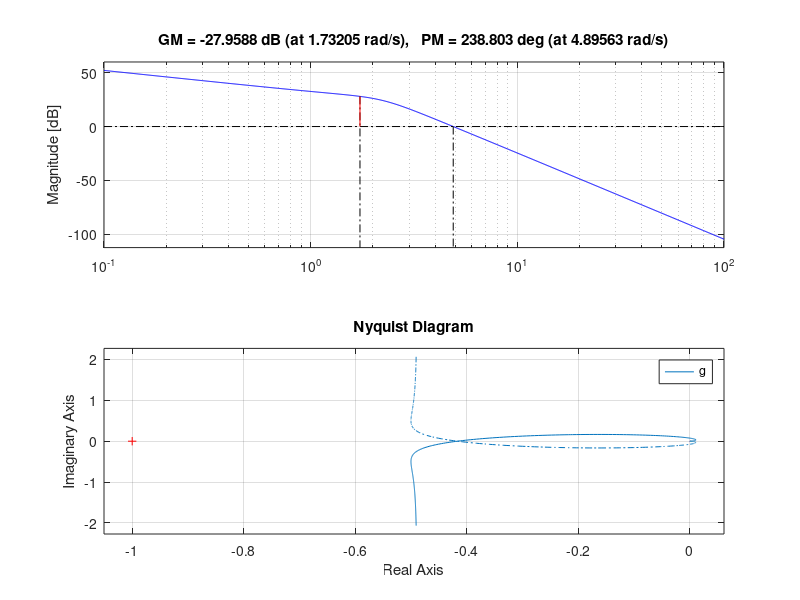
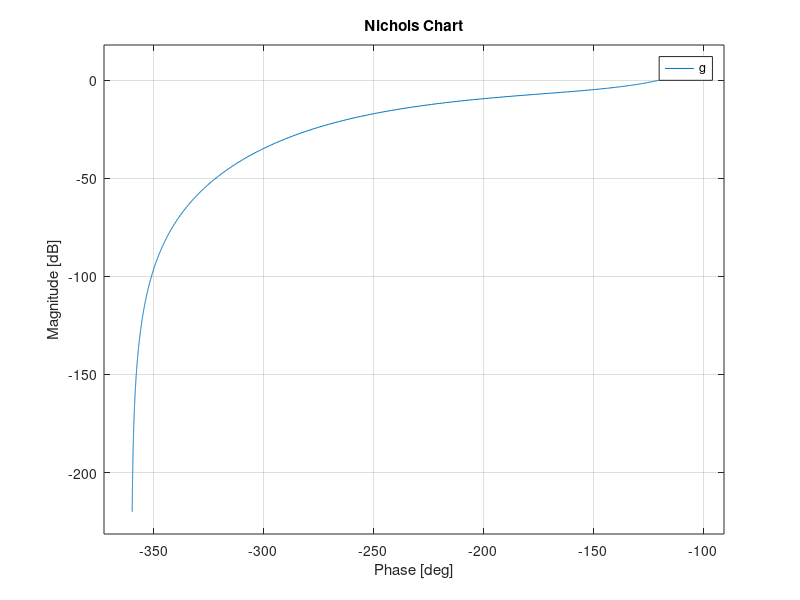

These figures' MATLAB source, in order:
clear all; close all; clc;
s=zpk('s');
%%
g= 10/(s*(s+3)*(s^2+2*s+5))
%%
figure
subplot(2,1,1)
bode(g)
grid on;
margin(g)
subplot(2,1,2)
bode(60*g)
grid on;
margin(60*g)
nyquist(g)
grid on;
figure
nichols(g)
grid on;
hold on;
